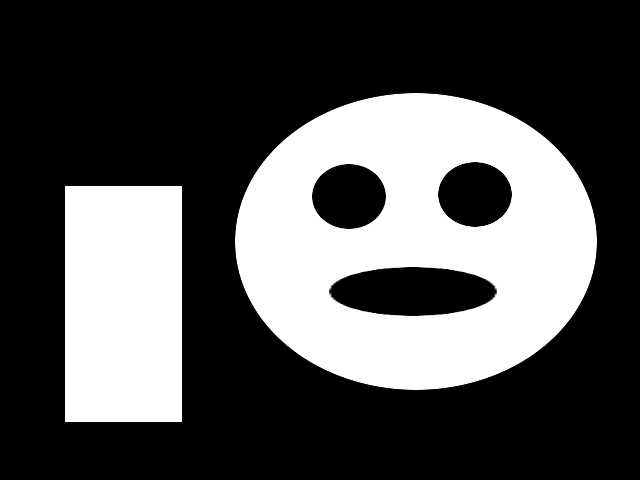
#> input picture Books/파이썬과 OpenCv를 이용한 컴퓨터 비전 학습/data/BnW.png, 640 x 480 px
$ python findContoursInBinaryImage.py
#> lines starting #> are read from the running program, lines starting #| are printed output that depends on the picture; after the words box and inside, x2 and y2 are one past the last pixel; in counts of white or black regions, pixels touching at a corner belong together
import cv2
import numpy as np
import matplotlib.pyplot as plt

image = cv2.imread('../data/BnW.png', 0)
#> image is the input picture: shape (480, 640); min 0, max 255, mean 81.4

contours, hierarchy = cv2.findContours(image, cv2.RETR_CCOMP, cv2.CHAIN_APPROX_SIMPLE)
#> contours = 5 contours; box (x1, y1, x2, y2) and area: (235, 93, 597, 390) 84420, (65, 186, 182, 422) 27260, (331, 267, 495, 316) 6252, (312, 164, 386, 229) 3750, (438, 162, 512, 227) 3750

image_external = np.zeros(image.shape, image.dtype)
print(len(contours))
#| 5
for i in range(len(contours)):
    if hierarchy[0][i][3] == -1:
        cv2.drawContours(image_external, contours, i, 255, -1)
#> this loop made 5 passes
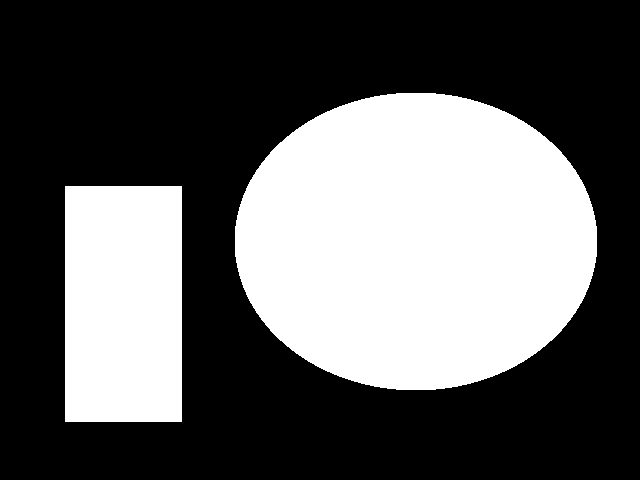
#> image_external: shape (480, 640); 36.6% white; 2 white regions, box (x1, y1, x2, y2) and area: (235, 93, 597, 390) 84890, (65, 186, 182, 422) 27612

image_interanl = np.zeros(image.shape, image.dtype)
for i in range(len(contours)):
    if hierarchy[0][i][3] != -1:
        cv2.drawContours(image_interanl, contours, i, 255, -1)
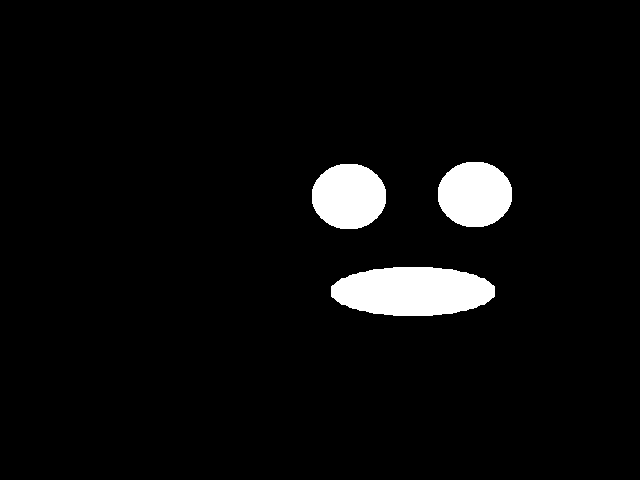
#> image_interanl: shape (480, 640); 4.6% white; 3 white regions, box (x1, y1, x2, y2) and area: (331, 267, 495, 316) 6432, (438, 162, 512, 227) 3850, (312, 164, 386, 229) 3850

plt.figure()
plt.subplot(131)
plt.axis('off')
plt.title('original')
plt.imshow(image, cmap = 'gray')

plt.subplot(132)
plt.axis('off')
plt.title('image_external')
plt.imshow(image_external, cmap = 'gray')

plt.subplot(133)
plt.axis('off')
plt.title('image_interanl')
plt.imshow(image_interanl, cmap = 'gray')

plt.tight_layout()
plt.show()
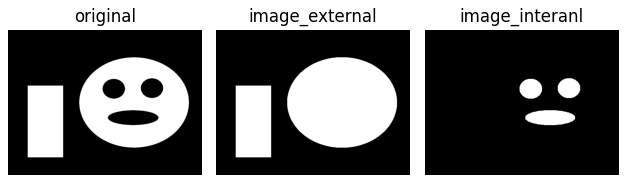
#> figure drawn by matplotlib, 3 panels
